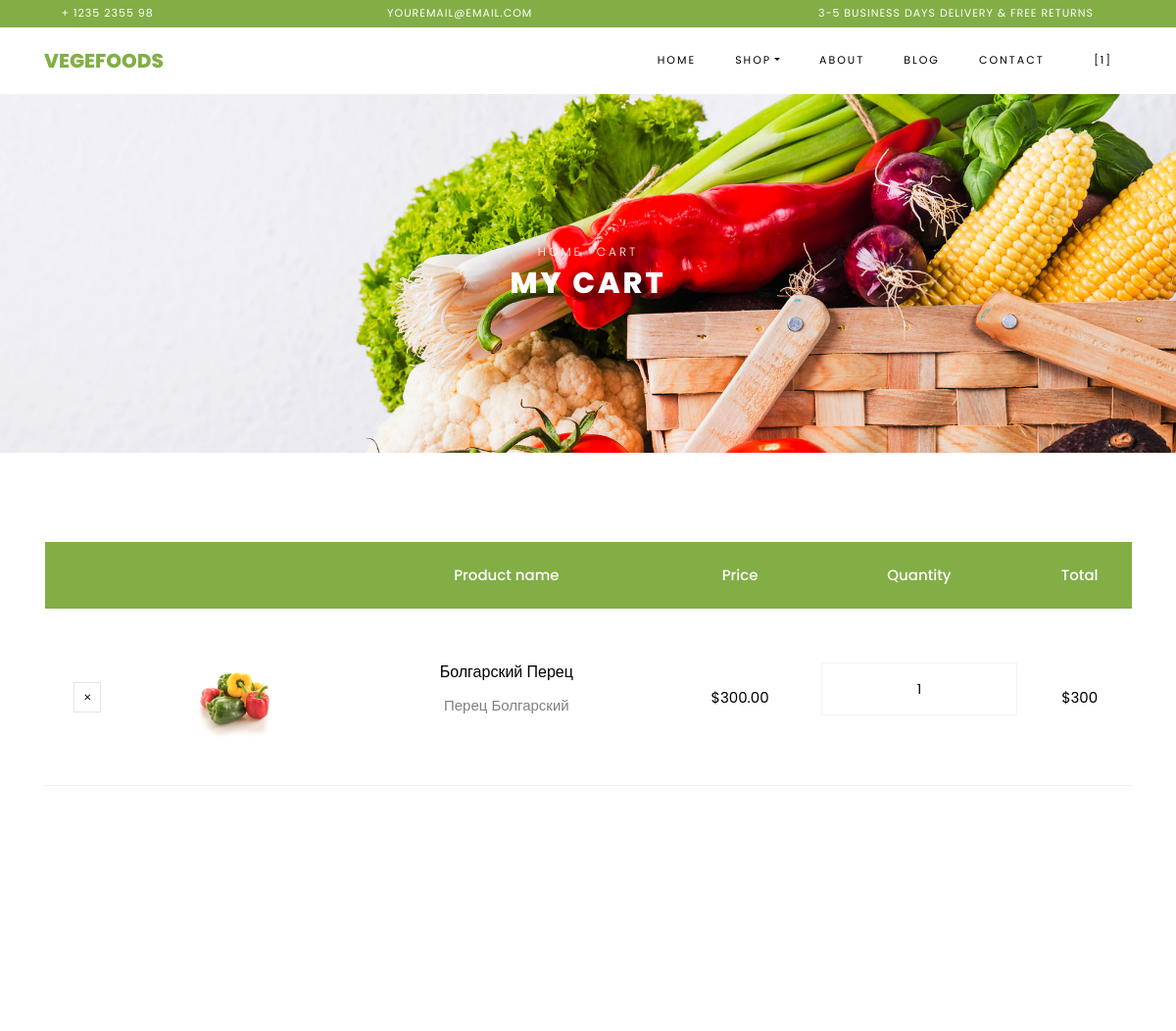
The page /cart/ (signed in, upper part) on the database as committed earlier.
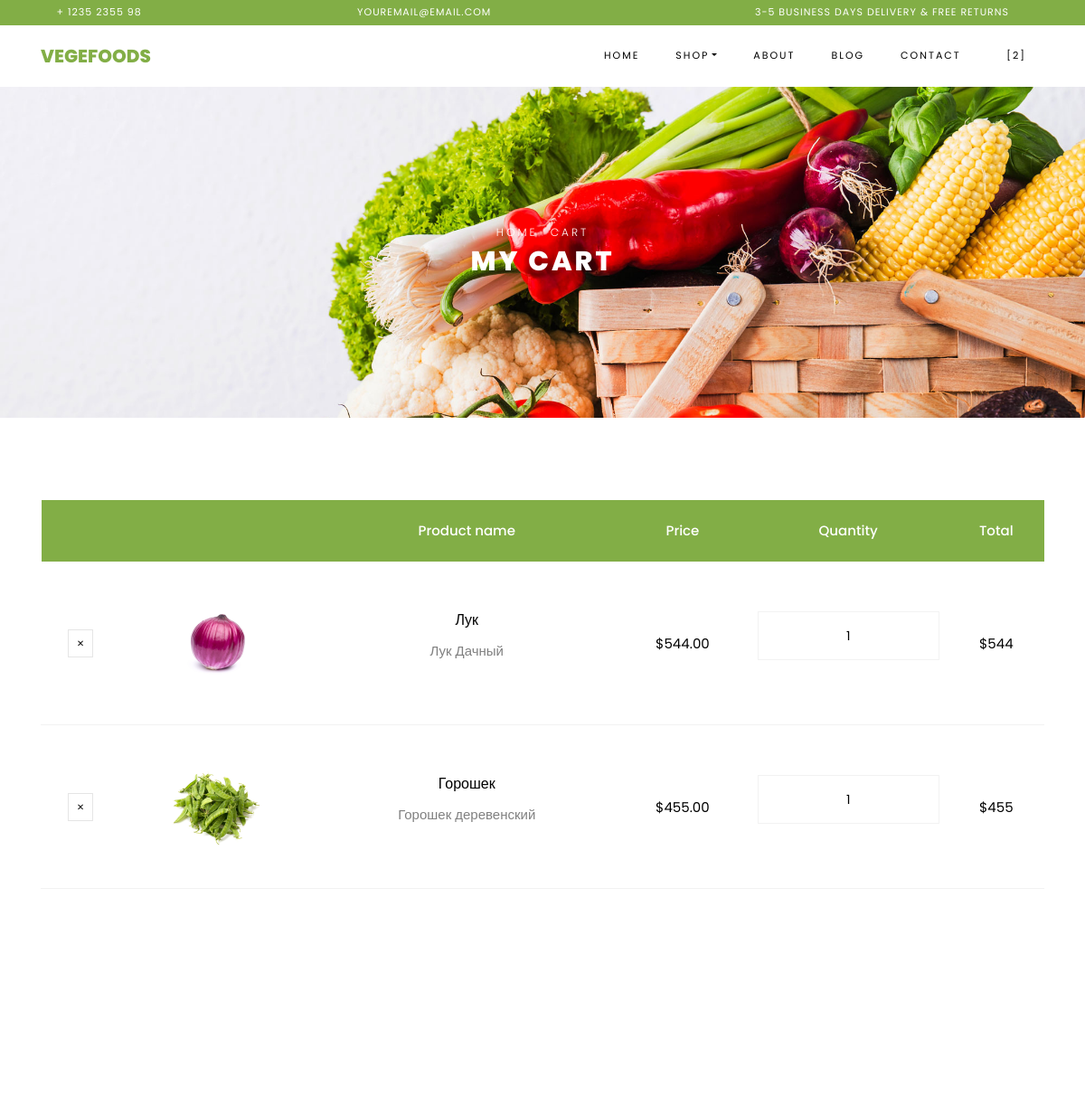
The same page on the database as committed later.
### apps/cart_shop/models.py (models this page shows, shortened)
class CartItemShop(models.Model):
   cart = models.ForeignKey(Cart, on_delete=models.CASCADE)
   product = models.ForeignKey(Product, on_delete=models.CASCADE)
   quantity = models.IntegerField(default=1)
   created_at = models.DateTimeField(auto_now_add=True)
   updated_at = models.DateTimeField(auto_now=True)

class Product(models.Model):
   name = models.CharField(max_length=255)
   price = models.DecimalField(max_digits=10, decimal_places=2)
   discount = models.IntegerField(null=True, blank=True)
   description = models.TextField()
   image = models.ImageField(upload_to='static/shop/images', null=True, blank=True)
   created_at = models.DateTimeField(auto_now_add=True)
   updated_at = models.DateTimeField(auto_now=True)

### apps/cart_shop/views.py (the view)
# urls.py: path('', ViewCart.as_view(), name='cart'),
class ViewCart(View):
   def get(self, request):
       if request.user.is_authenticated:  # ПРОВЕРКА НА АВТОРИЗАЦИЮ
           cart_items = CartItemShop.objects.filter(cart__user=request.user)
           data = list(cart_items)
           total_price_no_discount = sum(item.product.price * item.quantity
                                         for item in data)
           if not total_price_no_discount: #ПРИВЕДЕНИЕ К ОДНОМУ ТИПУ ДАННЫХ
               total_price_no_discount = Decimal("0.00")
           total_discount = sum(item.product.price * item.product.discount * item.quantity
                                for item in data if item.product.discount is not None)/100
           if not total_discount: #ПРИВЕДЕНИЕ К ОДНОМУ ТИПУ ДАННЫХ
               total_discount = Decimal("0.00")
           total_sum = total_price_no_discount - total_discount #РАСЧЕТ СКИДКИ 'decimal.Decimal' and 'float'
           context = {'cart_items': data,
                      'total_price_no_discount': total_price_no_discount,
                      'total_discount': total_discount,
                      'total_sum': total_sum, #РАСЧЕТ СКИДКИ 'decimal.Decimal' and 'float'
                      }
           return render(request, 'cart_shop/cart.html', context)
       return redirect('auth_shop:login')

### apps/cart_shop/templates/cart_shop/cart.html (shortened to what this page needs)
{% load static %}
<!DOCTYPE html>
<html lang="en">
  <head>
    <link rel="stylesheet" href="{% static 'shop/css/open-iconic-bootstrap.min.css' %}">
    <link rel="stylesheet" href="{% static 'shop/css/animate.css' %}">
    <link rel="stylesheet" href="{% static 'shop/css/owl.carousel.min.css' %}">
    <link rel="stylesheet" href="{% static 'shop/css/owl.theme.default.min.css' %}">
    <link rel="stylesheet" href="{% static 'shop/css/magnific-popup.css' %}">
    <link rel="stylesheet" href="{% static 'shop/css/aos.css' %}">
    <link rel="stylesheet" href="{% static 'shop/css/ionicons.min.css' %}">
    <link rel="stylesheet" href="{% static 'shop/css/bootstrap-datepicker.css' %}">
    <link rel="stylesheet" href="{% static 'shop/css/jquery.timepicker.css' %}">
    <link rel="stylesheet" href="{% static 'shop/css/flaticon.css' %}">
    <link rel="stylesheet" href="{% static 'shop/css/icomoon.css' %}">
    <link rel="stylesheet" href="{% static 'shop/css/style.css' %}">
  </head>
  <body class="goto-here">
		<div class="py-1 bg-primary">
    	<div class="container">
    		<div class="row no-gutters d-flex align-items-start align-items-center px-md-0">
	    		<div class="col-lg-12 d-block">
		    		<div class="row d-flex">
		    			<div class="col-md pr-4 d-flex topper align-items-center">
					    	<div class="icon mr-2 d-flex justify-content-center align-items-center"><span class="icon-phone2"></span></div>
						    <span class="text">+ 1235 2355 98</span>
					    </div>
					    <div class="col-md pr-4 d-flex topper align-items-center">
					    	<div class="icon mr-2 d-flex justify-content-center align-items-center"><span class="icon-paper-plane"></span></div>
						    <span class="text">youremail@email.com</span>
					    </div>
					    <div class="col-md-5 pr-4 d-flex topper align-items-center text-lg-right">
						    <span class="text">3-5 Business days delivery &amp; Free Returns</span>
					    </div>
				    </div>
			    </div>
		    </div>
		  </div>
    </div>
    <nav class="navbar navbar-expand-lg navbar-dark ftco_navbar bg-dark ftco-navbar-light" id="ftco-navbar">
	    <div class="container">
	      <a class="navbar-brand" href="{% url 'home:index' %}">Vegefoods</a>
	      <div class="collapse navbar-collapse" id="ftco-nav">
	        <ul class="navbar-nav ml-auto">
	          <li class="nav-item active"><a href="{% url 'home:index' %}" class="nav-link">Home</a></li>
	          <li class="nav-item dropdown">
              <a class="nav-link dropdown-toggle" href="#" id="dropdown04" data-toggle="dropdown" aria-haspopup="true" aria-expanded="false">Shop</a>
            </li>
	          <li class="nav-item"><a href="{% url 'home:about' %}" class="nav-link">About</a></li>
	          <li class="nav-item"><a href="{% url 'blog:blog' %}" class="nav-link">Blog</a></li>
	          <li class="nav-item"><a href="{% url 'home:contact' %}" class="nav-link">Contact</a></li>
	          <li class="nav-item cta cta-colored"><a href="{% url 'cart_shop:cart' %}" class="nav-link"><span class="icon-shopping_cart"></span>[{{cart_items|length}}]</a></li>
	        </ul>
	      </div>
	    </div>
	  </nav>
    <div class="hero-wrap hero-bread" style="background-image: url({% static 'shop/images/bg_1.jpg' %});">
      <div class="container">
        <div class="row no-gutters slider-text align-items-center justify-content-center">
          <div class="col-md-9 ftco-animate text-center">
          	<p class="breadcrumbs"><span class="mr-2"><a href="index.html">Home</a></span> <span>Cart</span></p>
            <h1 class="mb-0 bread">My Cart</h1>
          </div>
        </div>
      </div>
    </div>
    <section class="ftco-section ftco-cart">
			<div class="container">
				<div class="row">
    			<div class="col-md-12 ftco-animate">
    				<div class="cart-list">
	    				<table class="table">
						    <thead class="thead-primary">
						      <tr class="text-center">
						        <th>&nbsp;</th>
						        <th>&nbsp;</th>
						        <th>Product name</th>
						        <th>Price</th>
						        <th>Quantity</th>
						        <th>Total</th>
						      </tr>
						    </thead>
						    <tbody>
							{% for item in cart_items %}
								<tr class="text-center">
								  <td class="product-remove"><a href="{% url 'cart_shop:del_from_cart' item.id %}"><span class="ion-ios-close"></span></a></td>
								  <td class="image-prod"><div class="img" style="background-image:url({{item.product.image.url}});"></div></td>
								  <td class="product-name">
									  <h3>{{item.product.name}}</h3>
									  <p>{{item.product.description}}</p>
								  </td>
								  <td class="price">${{item.product.price}}</td>
								  <td class="quantity">
									  <div class="input-group mb-3">
										  <input type="text" name="quantity" class="quantity form-control input-number" value={{item.quantity}} min="1" max="100">
									  </div>
								   </td>
								  <td class="total">${% widthratio item.product.price 1 item.quantity %}</td>
								</tr>
							{%endfor%}
						    </tbody>
						  </table>
					  </div>
    			</div>
    		</div>
    		<div class="row justify-content-end">
    		</div>
			</div> -->
		</section>
  </body>
</html>

### static/shop/css/icomoon.css (style rules this page uses)
[class^="icon-"], [class*=" icon-"] { font-family: 'icomoon' !important; speak: none; font-style: normal; font-weight: normal; font-variant: normal; text-transform: none; line-height: 1; -webkit-font-smoothing: antialiased; -moz-osx-font-smoothing: grayscale; }
.icon-paper-plane:before { content: "\f1d8"; }
.icon-phone2:before { content: "\e0cd"; }
.icon-shopping_cart:before { content: "\e8cc"; }

Rows that differ between the two databases and show on the page:
removed CartItemShop: product.image (picture), product.name "Болгарский Перец", product.description "Перец Болгарский", product.price "300.00", quantity "1", product+quantity "300"
added CartItemShop: product.image (picture), product.name "Лук", product.description "Лук Дачный", product.price "544.00", quantity "1", product+quantity "544"
added CartItemShop: product.image (picture), product.name "Горошек", product.description "Горошек деревенский", product.price "455.00", quantity "1", product+quantity "455"
Other text that changed with them:
{{ cart_items|length }}: "1" → "2"
